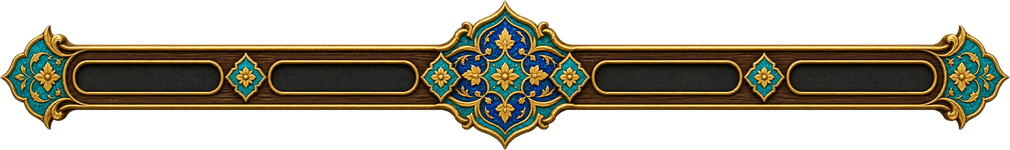
#> input picture assets/ui/topbar.png, 1010 x 150 px, found by its file name
$ python make_ui.py ../../assets/ui/topbar.png ../../assets/ui/panel.png
#> lines starting #> are read from the running program, lines starting #| are printed output that depends on the picture; after the words box and inside, x2 and y2 are one past the last pixel; in counts of white or black regions, pixels touching at a corner belong together
"""Turns the Persian UI paintings (made with ChatGPT) into game-ready textures.

    python make_ui.py <source dir> <assets dir>

Sources: topbar.png, panel.png, button.png, icons.png (5 round icons in a row), menu_bg.png.
Writes assets/ui/*.png, assets/ui/icons/*.png, assets/images/menu_bg.jpg and prints the
slot positions of the top bar for hud.gd.
"""
import json
import os
import sys

import numpy as np
from PIL import Image
from scipy import ndimage as nd

SRC, OUT = sys.argv[1], sys.argv[2]
os.makedirs(os.path.join(OUT, "ui", "icons"), exist_ok=True)


def load(name):
#> called with name = 'topbar.png'
    return np.array(Image.open(os.path.join(SRC, name)).convert("RGBA")).astype(np.float32)


def clean_alpha(a):
    """Hard edge at half alpha, softened by a pixel: removes the coloured fringe the
    generator leaves around cut-outs."""
    m = a[:, :, 3] > 128
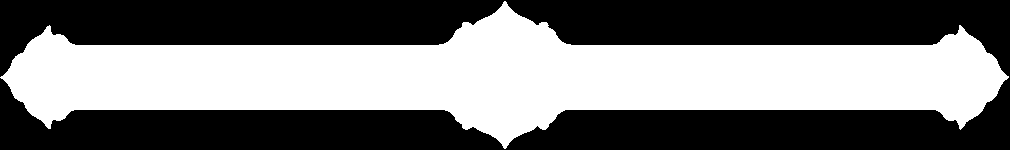
#> m: shape (150, 1010) bool; 46.6% white; 1 white region, box (x1, y1, x2, y2) and area: (0, 1, 1009, 149) 70671
    m = nd.binary_opening(m, iterations=1)
#> m: shape (150, 1010) bool; 46.6% white; 1 white region, box (x1, y1, x2, y2) and area: (0, 1, 1009, 149) 70666
    a = a.copy()
    a[:, :, 3] = np.clip(nd.gaussian_filter(m.astype(np.float32), 0.8) * 255, 0, 255)
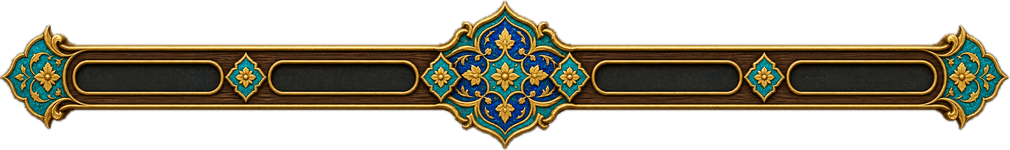
#> a: shape (150, 1010, 4) float32; mean R, G, B, A 42.2, 37.4, 22.3, 119; transparent parts drawn white
    return a


def cut_background(a, thresh=60.0):
    """For art painted on a smooth glow: everything smooth that touches the border is background."""
    g = np.zeros(a.shape[:2])
    for c in range(3):
        s = nd.gaussian_filter(a[:, :, c], 1.0)
        g += np.hypot(nd.sobel(s, 1), nd.sobel(s, 0))
    smooth = (g < thresh) | (a[:, :, 3] < 10)
    lab, _ = nd.label(smooth)
    edge = set(np.unique(np.concatenate([lab[0], lab[-1], lab[:, 0], lab[:, -1]]))) - {0}
    bg = np.isin(lab, list(edge)) | (a[:, :, 3] < 10)
    bg = nd.binary_closing(bg, iterations=2, border_value=1)
    fg = nd.binary_opening(nd.binary_fill_holes(~bg), iterations=2)
    a = a.copy()
    a[:, :, 3] = np.minimum(nd.gaussian_filter(fg.astype(np.float32), 1.0) * 255, a[:, :, 3])
    return a


def crop(a):
    ys, xs = np.where(a[:, :, 3] > 8)
    return a[ys.min():ys.max() + 1, xs.min():xs.max() + 1]


def save(a, path, size=None):
    im = Image.fromarray(np.clip(a, 0, 255).astype(np.uint8), "RGBA")
    if size:
        im = im.resize(size, Image.LANCZOS)
    im.save(path, optimize=True)
    return im


def stretch_cols(a, x0, x1, k):
    """Widens columns x0..x1 by k (the plain middle of a slot)."""
    mid = Image.fromarray(a[:, x0:x1].astype(np.uint8), "RGBA")
    mid = mid.resize((int((x1 - x0) * k), a.shape[0]), Image.BICUBIC)
    return np.concatenate([a[:, :x0], np.array(mid).astype(np.float32), a[:, x1:]], axis=1)


# ---------------- top bar: widen the four number slots ----------------
top = clean_alpha(load("topbar.png"))
#> (the run stopped early here; a loop or call above may not have finished)
